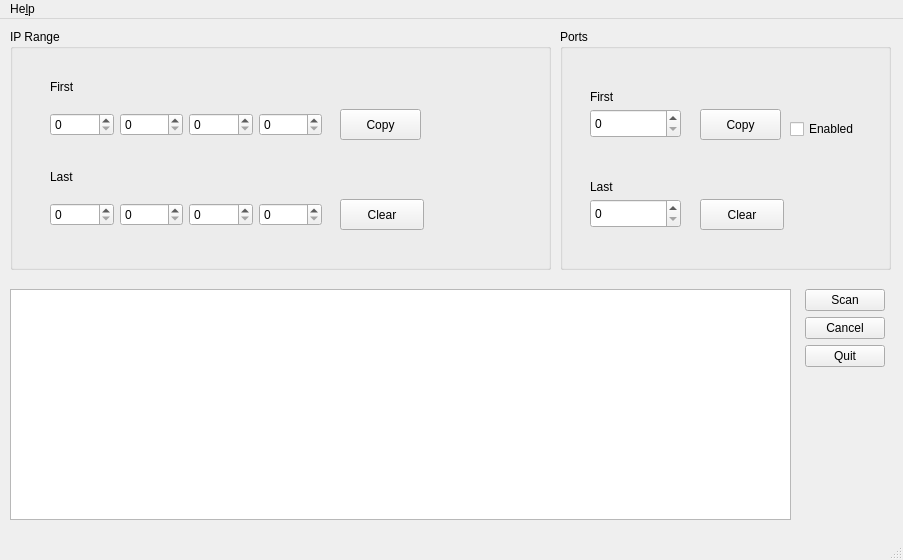
<?xml version="1.0" encoding="UTF-8"?>
<!--
This file is a part of __PROGRAM_NAME__ __PROGRAM_VERSION__

This file installs __PROGRAM_NAME__ in the operating system, cleans
temporary files and directory in the project.

__PROGRAM_COPYRIGHT__ __PROGRAM_AUTHOR__ __PROGRAM_AUTHOR_EMAIL__

This program is free software: you can redistribute it and/or modify
it under the terms of the GNU General Public License as published by
the Free Software Foundation, either version 3 of the License, or
(at your option) any later version.

This program is distributed in the hope that it will be useful,
but WITHOUT ANY WARRANTY; without even the implied warranty of
MERCHANTABILITY or FITNESS FOR A PARTICULAR PURPOSE.  See the
GNU General Public License for more details.

You should have received a copy of the GNU General Public License
along with this program.  If not, see <http://www.gnu.org/licenses/>.
-->
<ui version="4.0">
 <class>MainWindow</class>
 <widget class="QMainWindow" name="MainWindow">
  <property name="geometry">
   <rect>
    <x>0</x>
    <y>0</y>
    <width>903</width>
    <height>560</height>
   </rect>
  </property>
  <property name="windowTitle">
   <string>Scanner</string>
  </property>
  <widget class="QWidget" name="centralwidget">
   <widget class="QWidget" name="verticalLayoutWidget">
    <property name="geometry">
     <rect>
      <x>805</x>
      <y>270</y>
      <width>86</width>
      <height>121</height>
     </rect>
    </property>
    <layout class="QVBoxLayout" name="verticalLayoutContolButtons">
     <property name="sizeConstraint">
      <enum>QLayout::SetFixedSize</enum>
     </property>
     <item>
      <widget class="QPushButton" name="pushButtonControlButtonsScan">
       <property name="text">
        <string>Scan</string>
       </property>
      </widget>
     </item>
     <item>
      <widget class="QPushButton" name="pushButtonControlButtonsCancel">
       <property name="text">
        <string>Cancel</string>
       </property>
      </widget>
     </item>
     <item>
      <widget class="QPushButton" name="pushButtonControlButtonsQuit">
       <property name="text">
        <string>Quit</string>
       </property>
      </widget>
     </item>
    </layout>
   </widget>
   <widget class="QGroupBox" name="groupBoxPorts">
    <property name="geometry">
     <rect>
      <x>560</x>
      <y>10</y>
      <width>331</width>
      <height>241</height>
     </rect>
    </property>
    <property name="title">
     <string>Ports</string>
    </property>
    <widget class="QLabel" name="labelPortsFirst">
     <property name="geometry">
      <rect>
       <x>30</x>
       <y>60</y>
       <width>64</width>
       <height>15</height>
      </rect>
     </property>
     <property name="text">
      <string>First</string>
     </property>
    </widget>
    <widget class="QLabel" name="labelPortsLast">
     <property name="geometry">
      <rect>
       <x>30</x>
       <y>150</y>
       <width>64</width>
       <height>15</height>
      </rect>
     </property>
     <property name="text">
      <string>Last</string>
     </property>
    </widget>
    <widget class="QSpinBox" name="spinBoxPortsFirst">
     <property name="geometry">
      <rect>
       <x>30</x>
       <y>80</y>
       <width>91</width>
       <height>29</height>
      </rect>
     </property>
     <property name="maximum">
      <number>65535</number>
     </property>
    </widget>
    <widget class="QPushButton" name="pushButtonPortsClear">
     <property name="geometry">
      <rect>
       <x>140</x>
       <y>170</y>
       <width>84</width>
       <height>31</height>
      </rect>
     </property>
     <property name="text">
      <string>Clear</string>
     </property>
    </widget>
    <widget class="QSpinBox" name="spinBoxPortsLast">
     <property name="geometry">
      <rect>
       <x>30</x>
       <y>170</y>
       <width>91</width>
       <height>29</height>
      </rect>
     </property>
     <property name="maximum">
      <number>65535</number>
     </property>
    </widget>
    <widget class="QPushButton" name="pushButtonPortsCopy">
     <property name="geometry">
      <rect>
       <x>140</x>
       <y>80</y>
       <width>81</width>
       <height>31</height>
      </rect>
     </property>
     <property name="text">
      <string>Copy</string>
     </property>
    </widget>
    <widget class="QCheckBox" name="checkBoxPortsEnabled">
     <property name="geometry">
      <rect>
       <x>230</x>
       <y>90</y>
       <width>93</width>
       <height>20</height>
      </rect>
     </property>
     <property name="text">
      <string>Enabled</string>
     </property>
    </widget>
   </widget>
   <widget class="QGroupBox" name="groupBoxIPRange">
    <property name="geometry">
     <rect>
      <x>10</x>
      <y>10</y>
      <width>541</width>
      <height>241</height>
     </rect>
    </property>
    <property name="title">
     <string>IP Range</string>
    </property>
    <widget class="QWidget" name="horizontalLayoutWidget">
     <property name="geometry">
      <rect>
       <x>40</x>
       <y>70</y>
       <width>272</width>
       <height>51</height>
      </rect>
     </property>
     <layout class="QHBoxLayout" name="horizontalLayoutIPRangeFirst">
      <item>
       <widget class="QSpinBox" name="spinBoxIPRangeFirst1">
        <property name="maximum">
         <number>255</number>
        </property>
       </widget>
      </item>
      <item>
       <widget class="QSpinBox" name="spinBoxIPRangeFirst2">
        <property name="maximum">
         <number>255</number>
        </property>
       </widget>
      </item>
      <item>
       <widget class="QSpinBox" name="spinBoxIPRangeFirst3">
        <property name="maximum">
         <number>255</number>
        </property>
       </widget>
      </item>
      <item>
       <widget class="QSpinBox" name="spinBoxIPRangeFirst4">
        <property name="maximum">
         <number>255</number>
        </property>
       </widget>
      </item>
     </layout>
    </widget>
    <widget class="QWidget" name="horizontalLayoutWidget_2">
     <property name="geometry">
      <rect>
       <x>40</x>
       <y>160</y>
       <width>272</width>
       <height>51</height>
      </rect>
     </property>
     <layout class="QHBoxLayout" name="horizontalLayoutIPRangeLast">
      <item>
       <widget class="QSpinBox" name="spinBoxIPRangeLast1">
        <property name="maximum">
         <number>255</number>
        </property>
       </widget>
      </item>
      <item>
       <widget class="QSpinBox" name="spinBoxIPRangeLast2">
        <property name="maximum">
         <number>255</number>
        </property>
       </widget>
      </item>
      <item>
       <widget class="QSpinBox" name="spinBoxIPRangeLast3">
        <property name="maximum">
         <number>255</number>
        </property>
       </widget>
      </item>
      <item>
       <widget class="QSpinBox" name="spinBoxIPRangeLast4">
        <property name="maximum">
         <number>255</number>
        </property>
       </widget>
      </item>
     </layout>
    </widget>
    <widget class="QLabel" name="labelIPRangeFirst">
     <property name="geometry">
      <rect>
       <x>40</x>
       <y>50</y>
       <width>64</width>
       <height>15</height>
      </rect>
     </property>
     <property name="text">
      <string>First</string>
     </property>
    </widget>
    <widget class="QLabel" name="labelIPRangeLast">
     <property name="geometry">
      <rect>
       <x>40</x>
       <y>140</y>
       <width>64</width>
       <height>15</height>
      </rect>
     </property>
     <property name="text">
      <string>Last</string>
     </property>
    </widget>
    <widget class="QPushButton" name="pushButtonIPRangeCopy">
     <property name="geometry">
      <rect>
       <x>330</x>
       <y>80</y>
       <width>81</width>
       <height>31</height>
      </rect>
     </property>
     <property name="text">
      <string>Copy</string>
     </property>
    </widget>
    <widget class="QPushButton" name="pushButtonIPRangeClear">
     <property name="geometry">
      <rect>
       <x>330</x>
       <y>170</y>
       <width>84</width>
       <height>31</height>
      </rect>
     </property>
     <property name="text">
      <string>Clear</string>
     </property>
    </widget>
   </widget>
   <widget class="QTextEdit" name="textLog">
    <property name="geometry">
     <rect>
      <x>10</x>
      <y>270</y>
      <width>781</width>
      <height>231</height>
     </rect>
    </property>
   </widget>
  </widget>
  <widget class="QMenuBar" name="menubar">
   <property name="geometry">
    <rect>
     <x>0</x>
     <y>0</y>
     <width>903</width>
     <height>27</height>
    </rect>
   </property>
   <widget class="QMenu" name="menuAbout">
    <property name="title">
     <string>He&amp;lp</string>
    </property>
    <addaction name="actionAbout"/>
   </widget>
   <addaction name="menuAbout"/>
  </widget>
  <widget class="QStatusBar" name="statusbar"/>
  <action name="actionAbout">
   <property name="text">
    <string>&amp;About</string>
   </property>
  </action>
 </widget>
 <resources/>
 <connections/>
</ui>
